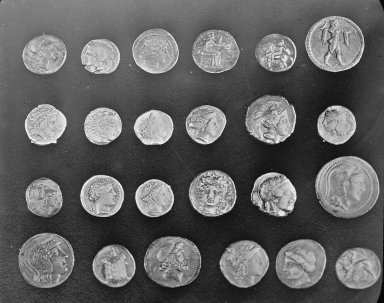
#> input picture skimage.data.coins(), 384 x 303 px
$ python 04_logical_operations.py
#> lines starting #> are read from the running program, lines starting #| are printed output that depends on the picture; after the words box and inside, x2 and y2 are one past the last pixel; in counts of white or black regions, pixels touching at a corner belong together
### practicals/utils.py
"""Shared helpers for the Digital Image Processing practicals (OpenCV + NumPy + Matplotlib).

Every practical accepts an optional image path on the command line:
    python 01_basic_operations.py my_photo.jpg
If no path is given, a sample image shipped with scikit-image is used.

Figures are saved to practicals/outputs/<practical>/. Set DIP_SHOW=1 to also open
matplotlib windows.
"""

import os
import sys

import cv2
import matplotlib

SHOW = os.environ.get("DIP_SHOW", "0") == "1"
if not SHOW:
    matplotlib.use("Agg")  # save figures only, no GUI windows

import matplotlib.pyplot as plt  # noqa: E402
import numpy as np  # noqa: E402
from skimage import data  # noqa: E402

BASE_DIR = os.path.dirname(os.path.abspath(__file__))
OUT_ROOT = os.path.join(BASE_DIR, "outputs")


def input_path():
    """Image path passed on the command line, or None."""
    return sys.argv[1] if len(sys.argv) > 1 else None


# [9 lines left out: function load_color, not called in this run]


def load_gray(default="camera"):
    """Grayscale uint8 image. Default sample: skimage 'camera' (or any name passed in)."""
    path = input_path()
    if path:
        img = cv2.imread(path, cv2.IMREAD_GRAYSCALE)
        if img is None:
            raise FileNotFoundError(f"Could not read image: {path}")
        return img
    return np.ascontiguousarray(getattr(data, default)())


def load_pair_gray():
    """Two grayscale uint8 images of identical size, for two-image operations."""
    a = load_gray("camera")
    b = cv2.resize(data.coins(), (a.shape[1], a.shape[0]), interpolation=cv2.INTER_AREA)
    return a, np.ascontiguousarray(b)


def out_dir(practical):
    path = os.path.join(OUT_ROOT, practical)
    os.makedirs(path, exist_ok=True)
    return path


def save_fig(fig, practical, filename):
    """Save a matplotlib figure into outputs/<practical>/ (and show it if DIP_SHOW=1)."""
    fig.savefig(os.path.join(out_dir(practical), filename), dpi=90, bbox_inches="tight")
    if SHOW:
        plt.show()
    plt.close(fig)
    print(f"  saved outputs/{practical}/{filename}")


def show_grid(images, titles, practical, filename, cols=None):
    """Plot several images in one figure. Accepts BGR colour and grayscale arrays."""
    n = len(images)
    cols = cols or min(n, 4)
    rows = int(np.ceil(n / cols))
    fig, axes = plt.subplots(rows, cols, figsize=(3.6 * cols, 3.6 * rows), squeeze=False)
    for ax in axes.ravel():
        ax.axis("off")
    for ax, img, title in zip(axes.ravel(), images, titles):
        if img.ndim == 3:
            ax.imshow(cv2.cvtColor(img, cv2.COLOR_BGR2RGB))
        elif img.dtype == np.uint8:
            ax.imshow(img, cmap="gray", vmin=0, vmax=255)
        else:
            ax.imshow(img, cmap="gray")
        ax.set_title(title, fontsize=10)
    fig.tight_layout()
    save_fig(fig, practical, filename)


# [12 lines left out: functions psnr, to_uint8, not called in this run]


def clip_u8(x):
    """Clip values to 0..255 and convert to uint8 (no rescaling)."""
    return np.clip(np.real(x), 0, 255).astype(np.uint8)

### practicals/04_logical_operations.py
"""Practical 4 - Logical operations: AND, OR, intersection, XOR watermarking, NOT."""

import cv2
import numpy as np

from utils import load_pair_gray, show_grid

PRACTICAL = "04_logical_operations"


def make_test_masks(size=256):
    """Two binary test images: a filled circle and a filled rectangle (0 or 255)."""
#> called with size = 256
    circle = np.zeros((size, size), np.uint8)
    cv2.circle(circle, (size // 2 - 30, size // 2), 80, 255, -1)
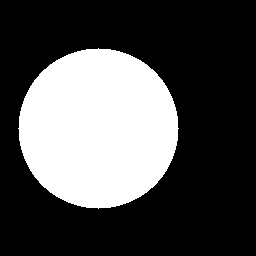
#> circle: shape (256, 256); 30.6% white; 1 white region, box (x1, y1, x2, y2) and area: (18, 48, 179, 209) 20081
    rect = np.zeros((size, size), np.uint8)
    cv2.rectangle(rect, (size // 2 - 20, size // 4), (size - 30, size - 60), 255, -1)
#> rect: shape (256, 256); 24.2% white; 1 white region, box (x1, y1, x2, y2) and area: (108, 64, 227, 197) 15827
    return circle, rect


def watermark(host, logo):
    """d. Embed a binary logo into the host image with XOR (in the least significant bit).

    Returns (watermarked_image, extracted_logo). Extraction needs the original host.
    """
    logo_bits = (logo > 0).astype(np.uint8)              # 1 where the logo is white
    watermarked = np.bitwise_xor(host, logo_bits)        # flips the LSB only where logo = 1
    extracted = np.bitwise_xor(watermarked, host) * 255  # XOR again to recover the logo
    return watermarked, extracted.astype(np.uint8)


def main():
    # a, b. AND and OR on two binary test images ----------------------------
    circle, rect = make_test_masks()
    and_img = cv2.bitwise_and(circle, rect)
    or_img = cv2.bitwise_or(circle, rect)
    print(f"4a. AND: {np.count_nonzero(and_img)} white px; "
          f"4b. OR: {np.count_nonzero(or_img)} white px")
#| 4a. AND: 7965 white px; 4b. OR: 27943 white px
#> and_img: shape (256, 256); 12.2% white; 1 white region, box (x1, y1, x2, y2) and area: (108, 64, 179, 197) 7965
#> or_img: shape (256, 256); 42.6% white; 1 white region, box (x1, y1, x2, y2) and area: (18, 48, 227, 209) 27943
    show_grid([circle, rect, and_img, or_img],
              ["Image 1 (circle)", "Image 2 (rectangle)", "4a. AND", "4b. OR"],
              PRACTICAL, "4ab_and_or_masks.png")

    # a, b. The same operations on two real grayscale images ----------------
    a, b = load_pair_gray()
    gray_and = cv2.bitwise_and(a, b)
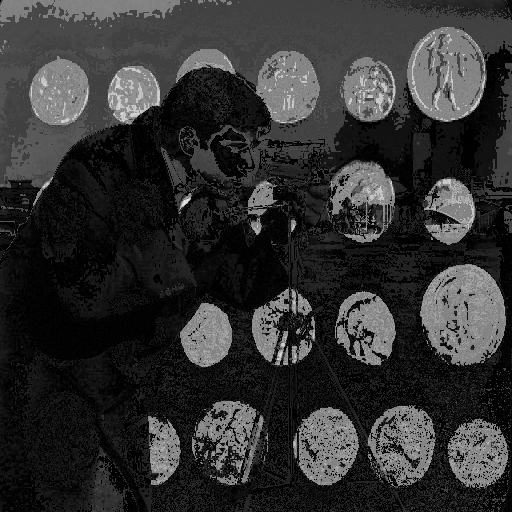
#> gray_and: shape (512, 512); min 0, max 232, mean 49.1
    gray_or = cv2.bitwise_or(a, b)
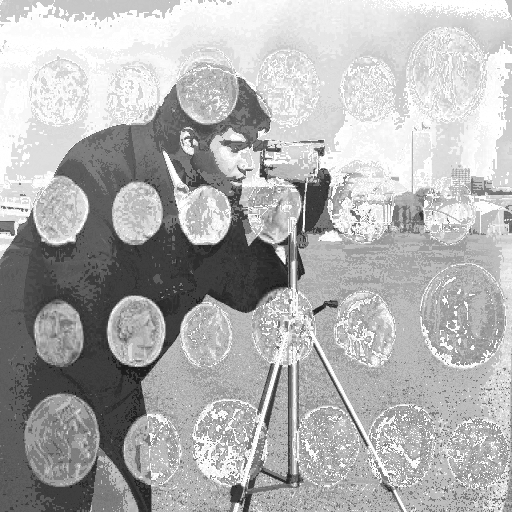
#> gray_or: shape (512, 512); min 23, max 255, mean 176.8
    show_grid([a, b, gray_and, gray_or],
              ["Image A", "Image B", "4a. A AND B", "4b. A OR B"],
              PRACTICAL, "4ab_and_or_images.png")
#> the loop in show_grid (call 2), `for ax in axes.ravel():` made 4 passes
#> the loop in show_grid (call 2), `for ax, img, title in zip(axes.ravel(), images, titles):` made 4 passes
#> title on passes 1 to 4: 'Image A', 'Image B', '4a. A AND B', '4b. A OR B'

    # c. Intersection: pixels that are foreground in BOTH binary images -------
    _, bw_a = cv2.threshold(a, 0, 255, cv2.THRESH_BINARY + cv2.THRESH_OTSU)
#> bw_a: shape (512, 512); 67.9% white; 179 black regions (168 under 20 px), largest, box (x1, y1, x2, y2) and area: (0, 67, 403, 512) 82891, (418, 210, 460, 224) 293, (0, 221, 14, 235) 163
    _, bw_b = cv2.threshold(b, 0, 255, cv2.THRESH_BINARY + cv2.THRESH_OTSU)
#> bw_b: shape (512, 512); 39.5% white; 106 white regions (81 under 20 px), largest, box (x1, y1, x2, y2) and area: (0, 0, 432, 129) 20723, (420, 264, 507, 368) 6931, (406, 27, 486, 122) 5638
    intersection = cv2.bitwise_and(bw_a, bw_b)
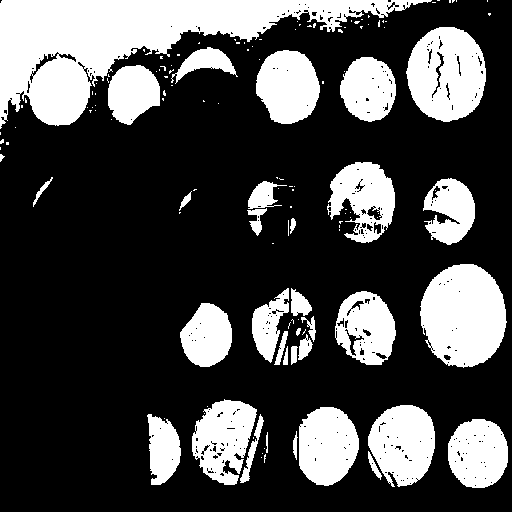
#> intersection: shape (512, 512); 28.7% white; 133 white regions (99 under 20 px), largest, box (x1, y1, x2, y2) and area: (0, 0, 432, 129) 20723, (420, 264, 507, 368) 6928, (406, 27, 486, 122) 5638
    pct = 100.0 * np.count_nonzero(intersection) / intersection.size
#> pct = 28.67
    print(f"4c. Intersection of the two binary images covers {pct:.1f}% of the frame")
#| 4c. Intersection of the two binary images covers 28.7% of the frame
    show_grid([bw_a, bw_b, intersection],
              ["Binary A", "Binary B", "4c. Intersection (AND)"],
              PRACTICAL, "4c_intersection.png")

    # d. Watermarking with XOR -------------------------------------------------
    host = a
    logo = np.zeros_like(host)
    cv2.putText(logo, "DIP", (110, 300), cv2.FONT_HERSHEY_SIMPLEX, 3.5, 255, 12)
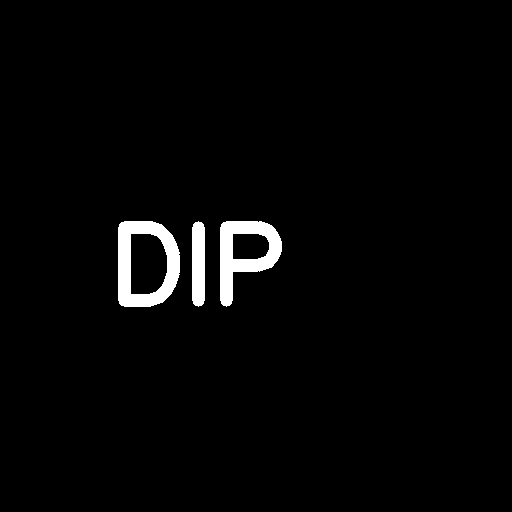
#> logo: shape (512, 512); 2.4% white; 3 white regions, box (x1, y1, x2, y2) and area: (118, 221, 180, 307) 2802, (220, 221, 282, 307) 2460, (192, 221, 205, 307) 1062
    watermarked, extracted = watermark(host, logo)
    recovered = np.array_equal(extracted > 0, logo > 0)
#> recovered = True
    print(f"4d. Watermark embedded (PSNR host vs watermarked = "
          f"{10 * np.log10(255.0 ** 2 / np.mean((host.astype(float) - watermarked) ** 2)):.1f} dB); "
          f"logo recovered exactly: {recovered}")
#| 4d. Watermark embedded (PSNR host vs watermarked = 64.3 dB); logo recovered exactly: True
    show_grid([host, logo, watermarked, extracted],
              ["Host image", "Watermark logo", "4d. Watermarked (XOR)", "4d. Extracted logo"],
              PRACTICAL, "4d_watermark_xor.png")

    # e. NOT (negative) --------------------------------------------------------
    not_img = cv2.bitwise_not(a)
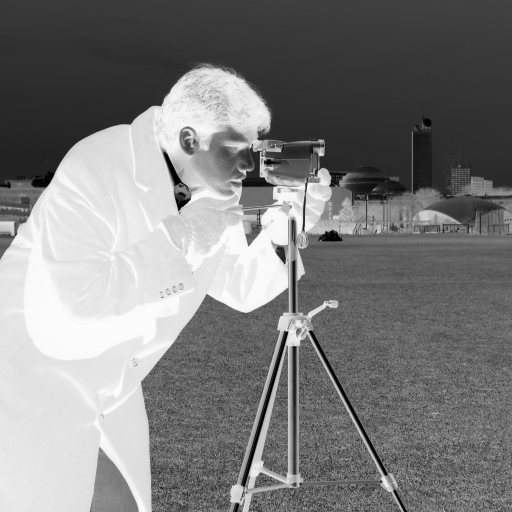
#> not_img: shape (512, 512); min 0, max 255, mean 125.9
    print(f"4e. NOT verified equal to 255 - A: {np.array_equal(not_img, 255 - a)}")
#| 4e. NOT verified equal to 255 - A: True
    show_grid([a, not_img, cv2.bitwise_not(circle)],
              ["Original", "4e. NOT (negative)", "4e. NOT of circle mask"],
              PRACTICAL, "4e_not.png")
#> in save_fig (call 5), `fig.savefig(os.path.join(out_dir(practical), filename), dpi=90, bbox_i..`:
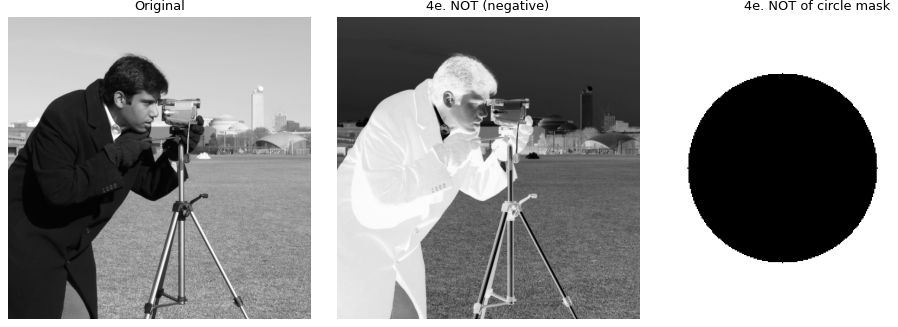
#> figure drawn by matplotlib, 3 panels


if __name__ == "__main__":
    main()
